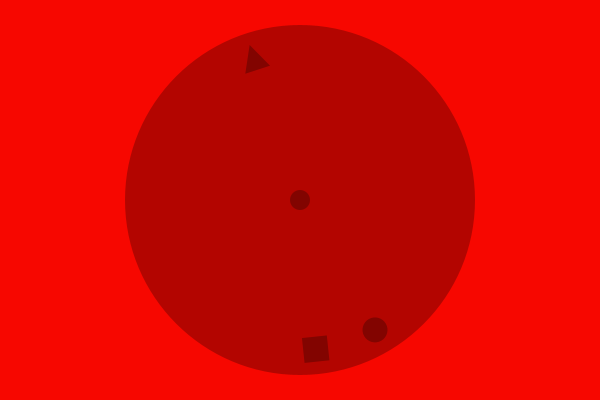
Frame 1 (no input)
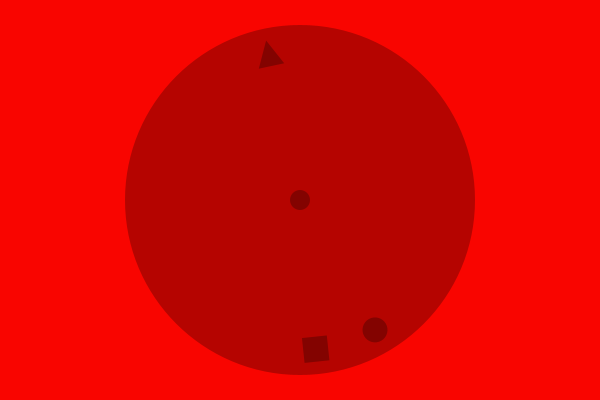
Frame 60 (the mouse pressed at the canvas centre just before this capture)
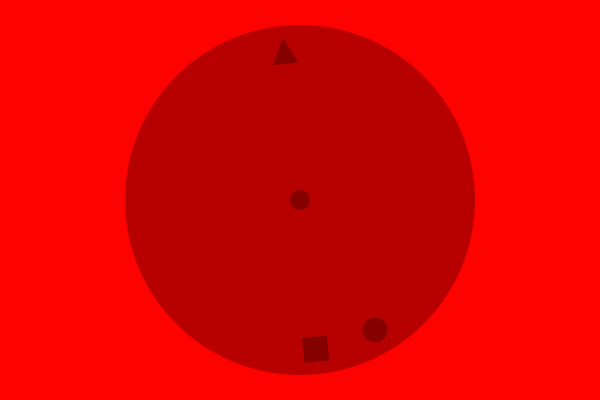
Frame 120 (the mouse held since frame 60 and released just before this capture)

The Processing sketch that drew these frames (run headless with seeded random() and noise(); from frame 60 on, the mouse is pressed at the canvas centre):

// Processing sketch: motion_18_draw_clock
// ── motion_18_draw_clock.pde
void setup() {
  size(600, 400);
  background(255);
  noStroke();
  rectMode(CENTER);
}

void draw() {
  float h = map((hour()%12), 0, 12, 0, 360);
  float m = map(minute(), 0, 60, 0, 360);
  float s = map(second(), 0, 60, 0, 360);
  float c = map(second(), 0, 60, 100, 255);
  background(c, 255-c, 0); 
  fill(0, 70); 
  ellipse(width/2, height/2, 20, 20);
  ellipse(width/2, height/2, 350, 350);
  //Hours
  pushMatrix();
  translate(width/2, height/2);
  rotate(radians(h));
  ellipse(0, -150, 25, 25);
  popMatrix();
  //Minutes
  pushMatrix();
  translate(width/2, height/2);
  rotate(radians(m));
  rect(0, -150, 25, 25);
  popMatrix();
  //Seconds
  pushMatrix();
  translate(width/2, height/2);
  rotate(radians(s));
  pushMatrix();
  translate(0, -150);
  triangle(0, -13, 13, 13, -13, 13);
  popMatrix();
  popMatrix();
}
